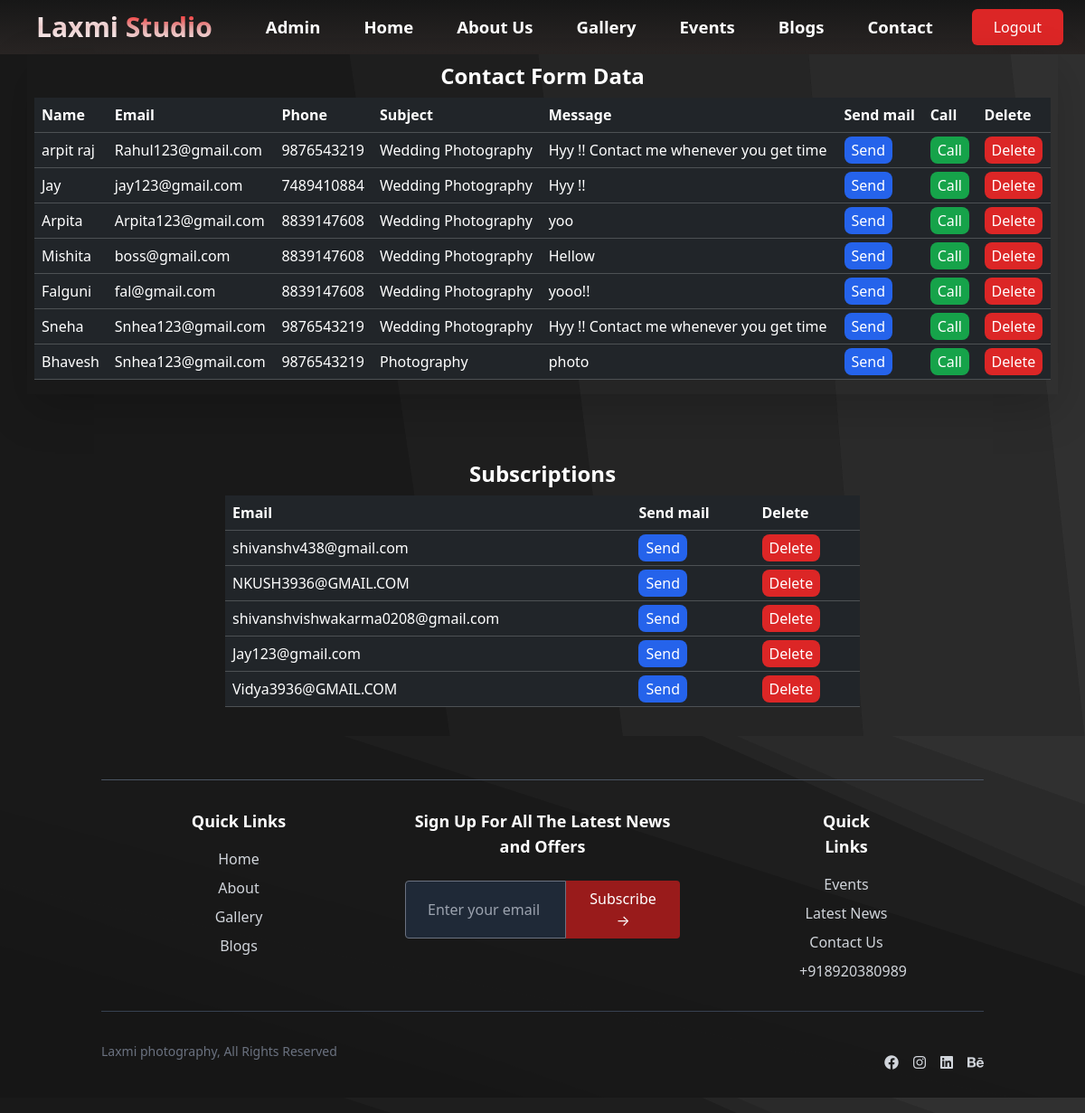
The app's page /adminProfile (signed in) with its own data.
### app/models.py (models this page shows, shortened)
class ContactForm(models.Model):
    name = models.CharField(max_length=300)
    email = models.EmailField()
    subject = models.CharField(max_length=300)
    phone = models.IntegerField(null=True)
    message = models.TextField(max_length=300)

class Subscription(models.Model):
    email = models.EmailField()
    created_at = models.DateTimeField(auto_now_add=True)

### app/views.py (the view)
# urls.py: path('adminProfile',v.AdminView,name='adminProfile'),
def AdminView(request):
    contact = ContactForm.objects.all()
    subs = Subscription.objects.all()
    return render(request,'admin.html',{'con':contact,'subs':subs})

### app/templates/admin.html (shortened to what this page needs)
<link href="https://cdn.jsdelivr.net/npm/bootstrap@5.3.3/dist/css/bootstrap.min.css" rel="stylesheet">
{% extends "NavbarandFooter.html" %}
{% block content %}
<div class="about flex gap-12 justify-center w-[100%] flex-wrap">
    <div class="shadow-lg md:w-[95%] w-[500px]  overflow-auto table1 px-2">
        <h1 class="text-white text-2xl py-2 text-center font-bold"> Contact Form Data</h1>
        <table class="table table-dark table-hover">
            <thead>
                <tr>
                    <th scope="col">Name</th>
                    <th scope="col">Email</th>
                    <th scope="col">Phone</th>
                    <th scope="col">Subject</th>
                    <th scope="col">Message</th>
                    <th scope="col">Send mail</th>
                    <th scope="col">Call</th>
                    <th scope="col">Delete</th>
                </tr>
            </thead>
            <tbody>
                {% for i in con %}
                <tr>
                    <td>{{i.name}}</td>
                    <td>{{i.email}}</td>
                    <td>{{i.phone}}</td>
                    <td>{{i.subject}}</td>
                    <td>{{i.message}}</td>
                    <td><a href="mailto:{{ i.email }}" class="bg-blue-600 px-2 py-1 rounded-lg">Send</a></td>
                    <td><a href="tel:{{ i.phone }}"  class="bg-green-600 px-2 py-1 rounded-lg">Call</a>
                    </td>
                    <td><a href="{% url 'contactForm' i.id %}" class="bg-red-600 px-2 py-1 rounded-lg">Delete</a></td>
                </tr>
                {% endfor %}
            </tbody>
        </table>
    </div>
    <div class=" w-[750px] overflow-auto px-4 py-3">
        <h1 class="text-white text-2xl py-2 text-center font-bold">Subscriptions</h1>
        <table class="table table-dark table-hover rounded">
            <thead>
                <tr>
                    <th scope="col">Email</th>
                    <th scope="col" >Send mail</th>
                    <th scope="col">Delete</th>
                </tr>
            </thead>
            <tbody>
                {% for i in subs %}
                <tr>
                    <td>{{ i.email }}</td>
                    <td><a href="mailto:{{ i.email }}" class="bg-blue-600 px-2 py-1 rounded-lg">Send</a></td>
                    <td><a href="{% url 'subs' i.id %}" class="bg-red-600 px-2 py-1 rounded-lg">Delete</a></td>
                </tr>
                {% endfor %}
            </tbody>
        </table>
    </div>
</div>
{% endblock content %}

### app/templates/NavbarandFooter.html (style rules this page uses)
* { margin: 0;padding: 0; }

### app/templates/admin.html (style rules this page uses)
table { border: none; border-radius: 20px; }

### records on screen
ContactForm: name "arpit raj", email "Rahul123@gmail.com", phone "9876543219", subject "Wedding Photography", message "Hyy !! Contact me whenever you get time"
ContactForm: name "Jay", email "jay123@gmail.com", phone "7489410884", subject "Wedding Photography", message "Hyy !!"
ContactForm: name "Arpita", email "Arpita123@gmail.com", phone "8839147608", subject "Wedding Photography", message "yoo"
ContactForm: name "Mishita", email "boss@gmail.com", phone "8839147608", subject "Wedding Photography", message "Hellow"
ContactForm: name "Falguni", email "fal@gmail.com", phone "8839147608", subject "Wedding Photography", message "yooo!!"
ContactForm: name "Sneha", email "Snhea123@gmail.com", phone "9876543219", subject "Wedding Photography", message "Hyy !! Contact me whenever you get time"
ContactForm: name "Bhavesh", email "Snhea123@gmail.com", phone "9876543219", subject "Photography", message "photo"
Subscription: email "shivanshv438@gmail.com"
Subscription: email "NKUSH3936@GMAIL.COM"
Subscription: email "shivanshvishwakarma0208@gmail.com"
Subscription: email "Jay123@gmail.com"
Subscription: email "Vidya3936@GMAIL.COM"
